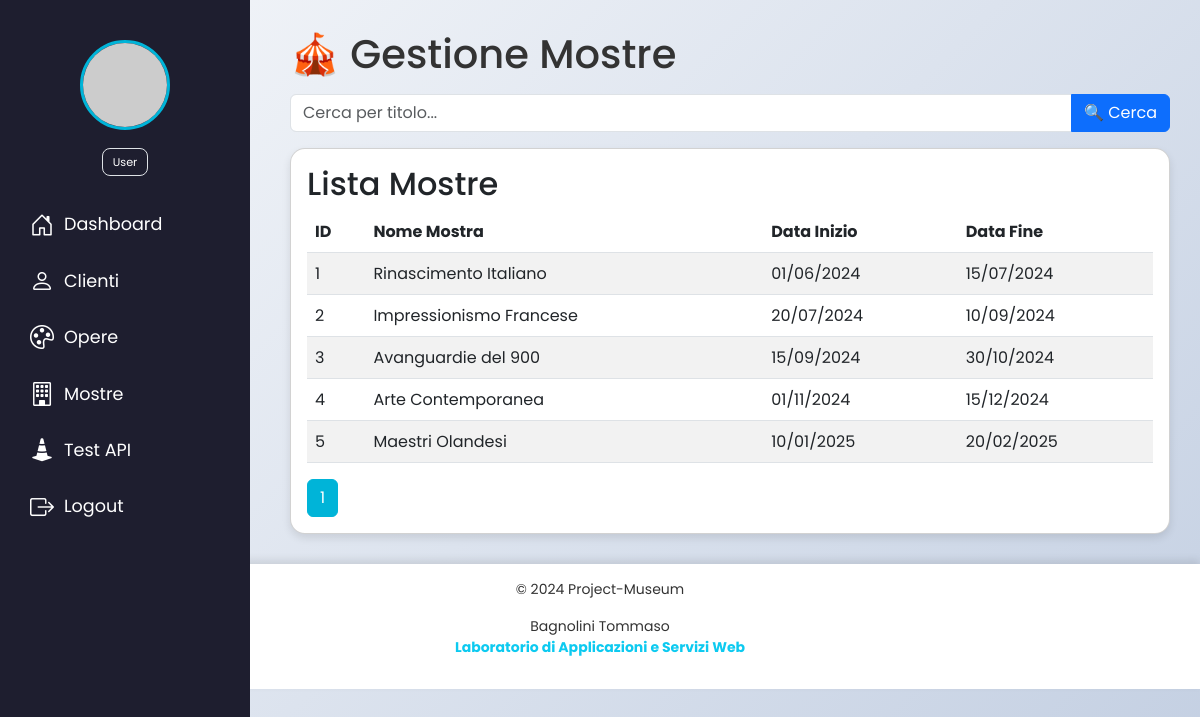
The page /azioni/gestione_mostre.php (signed in) on the database as committed earlier.
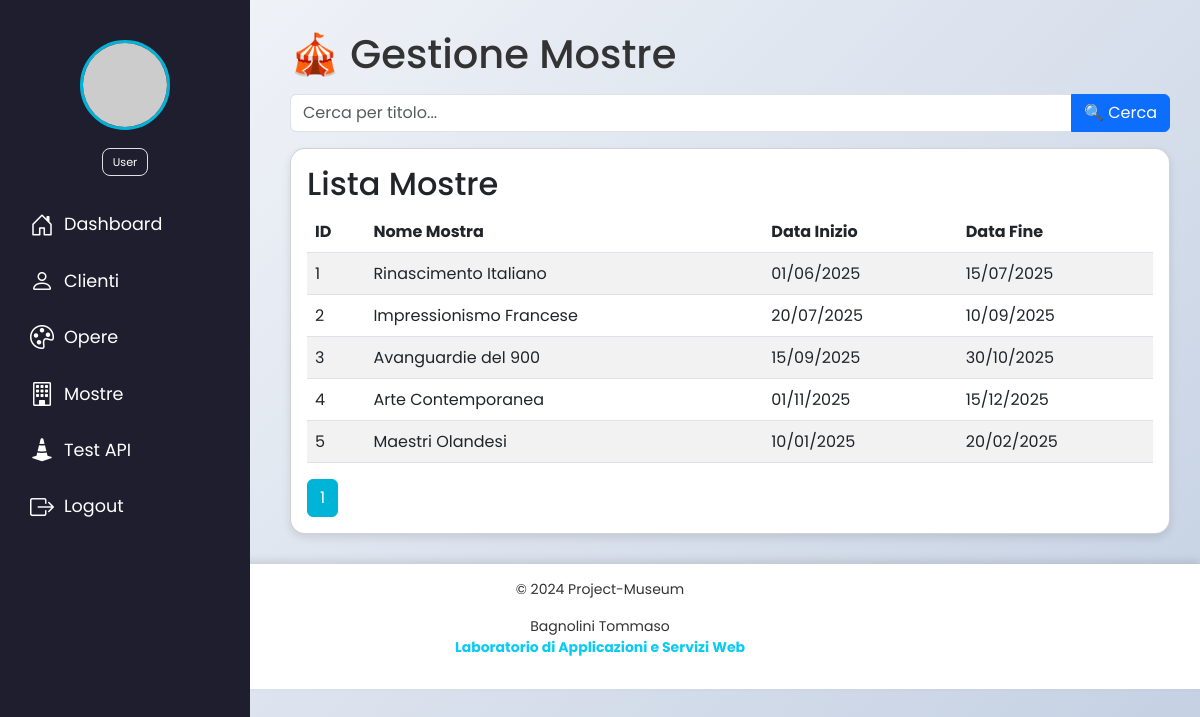
The same page on the database as committed later.
### tables this page shows
CREATE TABLE `mostre` (
  `mos_id` int(11) UNSIGNED NOT NULL AUTO_INCREMENT,
  `mos_nome` varchar(255) NOT NULL,
  `mos_data_inizio` date NOT NULL,
  `mos_data_fine` date NOT NULL,
  PRIMARY KEY (`mos_id`)
);

### config/Database.php (called while the page is built, shortened)
<?php
class Database implements IDatabase {
    private $host = DB_HOST;
    private $user = DB_USER;
    private $pass = DB_PASS;
    private $dbname = DB_NAME;
    private $dbh;
    private $stmt;
    public function __construct($host = null, $user = null, $pass = null, $dbname = null) {
        $this->host = $host ?? $this->host;
        $this->user = $user ?? $this->user;
        $this->pass = $pass ?? $this->pass;
        $this->dbname = $dbname ?? $this->dbname;
        $dsn = "mysql:host={$this->host};dbname={$this->dbname}";
        $opt = [
            PDO::ATTR_PERSISTENT => false,
            PDO::ATTR_ERRMODE => PDO::ERRMODE_EXCEPTION
        ];
        try {
            $this->dbh = new PDO($dsn, $this->user, $this->pass, $opt);
            $this->dbh->exec("SET NAMES 'utf8'");
        } catch (PDOException $e) {
            die("❌ Errore connessione al DB: " . $e->getMessage());
        }
    }
    public function query($sql): void {
        $this->stmt = $this->dbh->prepare($sql);
    }
    public function execute($data = null): bool {
        try {
            return $this->stmt->execute($data);
        } catch (PDOException $e) {
            die("❌ Errore relativo al PDO: " . $e->getMessage());
        }
    }
    public function resultset(): array {
        $this->execute();
        return $this->stmt->fetchAll(PDO::FETCH_ASSOC);
    }
}

### inc/require.php (called while the page is built, shortened)
<?php
$base = __DIR__ . '/../';
require_once $base . 'config/Database.php';
require_once $base . 'classi/Utils.php';
require_once $base . 'classi/Cliente.php';
require_once $base . 'classi/Opera.php';
require_once $base . 'classi/Mostra.php';
require_once $base . 'classi/Utente.php';
try {
    $dbo = new Database();
} catch (Exception $e) {
    exit("❌ Errore di connessione al Database '$dbo->dbname': " . $e->getMessage());
}

### classi/Mostra.php (called while the page is built, shortened)
<?php
require_once __DIR__ . '/../inc/require.php';
class Mostra
{
    static protected $tabella = 'mostre';
    static function getMostre($where = "", $bind = [])
    {
        global $dbo;
        $query = "SELECT * FROM " . self::$tabella . " WHERE 1 $where";
        $dbo->query($query);
        $dbo->execute($bind);
        return $dbo->resultset();
    }
}
?>

### classi/Utils.php (called while the page is built, shortened)
<?php
require_once __DIR__ . '/../inc/require.php';
class Utils
{
    public static function raw2date($raw)
    {
        $d = explode('-', $raw);
        $g = $d[2];
        $m = $d[1];
        $a = $d[0];
        return "$g/$m/$a";
    }
}

### azioni/gestione_mostre.php (the view, shortened to what this page needs)
<?php
require_once __DIR__ . '/../inc/require.php';
require_once __DIR__ . '/../classi/Utils.php';
require_once __DIR__ . '/../inc/head.php';
$limit = 5;
$page = $_GET['page'] ?? 1;
$offset = ($page - 1) * $limit;
$total_mostre = count(Mostra::getMostre());
$total_pages = ceil($total_mostre / $limit);
$search = $_GET['search'] ?? '';
$where = '';
$bind = [];
$mostre = Mostra::getMostre("$where LIMIT $limit OFFSET $offset", $bind);
?>
<!DOCTYPE html>
<html lang="it">
<body>
    <?php require_once __DIR__ . '/../inc/sidebar.php'; ?>
    <div class="container-custom">
        <div class="dashboard-header">
            <h1>🎪 Gestione Mostre</h1>
        </div>
        <form method="GET" class="my-3">
            <div class="input-group">
                <input type="text" name="search" class="form-control" placeholder="Cerca per titolo..." value="<?= htmlspecialchars($search) ?>">
                <button type="submit" class="btn btn-primary">🔍 Cerca</button>
            </div>
        </form>
        <div class="card card-custom p-3">
            <h2>Lista Mostre</h2>
            <table class="table table-striped table-hover">
                <thead>
                    <tr>
                        <th>ID</th>
                        <th>Nome Mostra</th>
                        <th>Data Inizio</th>
                        <th>Data Fine</th>
                    </tr>
                </thead>
                <tbody>
                    <?php foreach ($mostre as $mostra): ?>
                        <tr>
                            <td><?= $mostra['mos_id'] ?></td>
                            <td><?= htmlspecialchars($mostra['mos_nome']) ?></td>
                            <td><?= htmlspecialchars(Utils::raw2date($mostra['mos_data_inizio'])) ?></td>
                            <td><?= htmlspecialchars(Utils::raw2date($mostra['mos_data_fine'])) ?></td>
                        </tr>
                    <?php endforeach; ?>
                </tbody>
            </table>
            <nav>
                <ul class="pagination mb-0">
                    <?php for ($i = 1; $i <= $total_pages; $i++): ?>
                        <li class="page-item <?= ($i == $page) ? 'active' : '' ?>">
                            <a class="page-link" href="?page=<?= $i ?>"><?= $i ?></a>
                        </li>
                    <?php endfor; ?>
                </ul>
            </nav>
        </div>
    </div>
    <?php require_once __DIR__ . '/../inc/footer.php'; ?>
</body>
</html>

### inc/head.php (shortened to what this page needs)
<?php
$base = (strpos($_SERVER['PHP_SELF'], '/azioni/') !== false) ? '../' : '';
?>
<head>
    <link href="https://cdn.jsdelivr.net/npm/bootstrap@5.3.0/dist/css/bootstrap.min.css" rel="stylesheet">
    <link rel="stylesheet" href="https://cdn.jsdelivr.net/npm/bootstrap-icons/font/bootstrap-icons.css">
    <link rel="stylesheet" href="<?= $base ?>css/app.css">
</head>

### inc/sidebar.php (shortened to what this page needs)
<?php
$user_id = $_SESSION['user_id'] ?? null;
$user_role = $_SESSION['user_ruolo'] ?? 'user';
$in_azioni = basename(getcwd()) === 'azioni';
$base = $in_azioni ? '../' : '';
?>
<div class="sidebar">
    <div class="user-info border-0 text-center">
        <img src="https://i.pravatar.cc/100?img=<?= $user_id + 67 ?>" alt="Avatar">
         <div class="border rounded-3 mx-auto" style="width: max-content; padding: 0.3rem 0.6rem; font-size: 0.9rem">
           <p class="mb-0" style="font-size: 0.7rem;"><?= ucfirst($user_role) ?></p>
         </div>
    </div>
    <?php
    $links = [
        ['Dashboard', 'dashboard.php', 'bi-house-door'],
        ['Clienti', 'azioni/gestione_clienti.php', 'bi-person'],
        ['Opere', 'azioni/gestione_opere.php', 'bi-palette'],
        ['Mostre', 'azioni/gestione_mostre.php', 'bi-building'],
    ];
    foreach ($links as [$label, $href, $icon]) {
        echo "<a href='{$base}{$href}'><i class='bi {$icon}'></i> {$label}</a>";
    }
    ?>
    <a href="<?= $base ?>api_test.php" id="test-link"><i class="bi bi-cone-striped"></i> Test API</a>
    <a href="#" id="logout-link" class="logout-link"><i class="bi bi-box-arrow-right"></i> Logout</a>
</div>

### inc/footer.php
<footer class="footer">
    <p>© 2024 Project-Museum</p>
    <p>Bagnolini Tommaso<br/><span class="text-info fw-bold">Laboratorio di Applicazioni e Servizi Web</span></p>
</footer>

### css/app.css (style rules this page uses)
* { margin: 0; padding: 0; box-sizing: border-box; }
body { font-family: 'Poppins', sans-serif; background: linear-gradient(135deg, #f5f7fa, #c3cfe2); color: #333; min-height: 100vh; }
.bi { font-size: 1.5rem; padding-left: 10px; }
.container-custom { margin-left: 260px; padding: 30px; flex: 1; }
.pagination .page-item.active .page-link { background-color: #00b4d8; border-color: #00b4d8; }
.card-custom { border-radius: 15px; box-shadow: 0 4px 8px rgba(0, 0, 0, 0.1); }
.footer { background: white; padding: 15px; text-align: center; box-shadow: 0 -4px 8px rgba(0, 0, 0, 0.1); font-size: 14px; width: 100%; }
ul { padding-left: 1.2rem; }

### inc/sidebar.php (style rules this page uses)
.sidebar { width: 250px; height: 100vh; position: fixed; top: 0; left: 0; background: #1e1e2f; color: white; display: flex; flex-direction: column; padding-top: 20px; }
.sidebar a { color: white; text-decoration: none; padding: 15px 20px; font-size: 1.1rem; display: flex; align-items: center; transition: 0.3s; }
.sidebar a i { margin-right: 10px; }
.sidebar .user-info { text-align: center; padding: 20px; border-bottom: 1px solid #444; }
.sidebar .user-info img { width: 90px; height: 90px; border-radius: 50%; border: 3px solid #00b4d8; margin-bottom: 10px; }

Rows that differ between the two databases and show on the page:
changed mostre "Rinascimento Italiano": mos_data_inizio "01/06/2024" → "01/06/2025"; mos_data_fine "15/07/2024" → "15/07/2025"
changed mostre "Impressionismo Francese": mos_data_inizio "20/07/2024" → "20/07/2025"; mos_data_fine "10/09/2024" → "10/09/2025"
changed mostre "Avanguardie del 900": mos_data_inizio "15/09/2024" → "15/09/2025"; mos_data_fine "30/10/2024" → "30/10/2025"
changed mostre "Arte Contemporanea": mos_data_inizio "01/11/2024" → "01/11/2025"; mos_data_fine "15/12/2024" → "15/12/2025"
